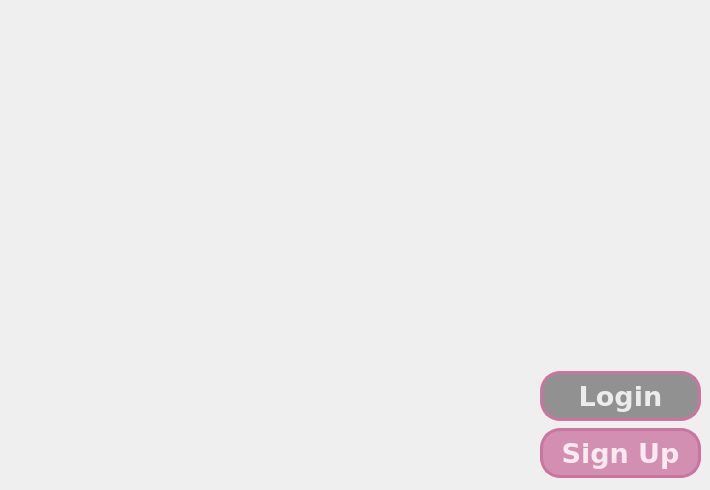
      <widget class="QWidget" name="Page_welcome">
       <property name="styleSheet">
        <string notr="true">#Page_welcome{
	border-image: url(:/bg/ams_home_page.jpg);
}

QPushButton{
border: 3px solid rgba(203, 116, 159, 255);
border-radius: 20px;
color: rgb(255, 255, 255,210);
background-color: rgb(0, 0, 0,100);
}
QPushButton:hover{
border: 3px solid rgba(203, 116, 159, 255);
border-radius: 20px;
color: rgb(255, 255, 255,255);
background-color: qlineargradient(spread:pad, x1:0.497, y1:0.0511364, x2:0.503, y2:1, stop:0.39801 rgba(0, 0, 0, 150), stop:1 rgba(203, 116, 159, 255));
}
</string>
       </property>
       <widget class="QWidget" name="verticalLayoutWidget_3">
        <property name="geometry">
         <rect>
          <x>540</x>
          <y>370</y>
          <width>161</width>
          <height>111</height>
         </rect>
        </property>
        <layout class="QVBoxLayout" name="layout_welcome_page">
         <item>
          <widget class="QPushButton" name="button_login">
           <property name="minimumSize">
            <size>
             <width>0</width>
             <height>50</height>
            </size>
           </property>
           <property name="font">
            <font>
             <family>Verdana</family>
             <pointsize>20</pointsize>
             <weight>75</weight>
             <italic>false</italic>
             <bold>true</bold>
            </font>
           </property>
           <property name="cursor">
            <cursorShape>PointingHandCursor</cursorShape>
           </property>
           <property name="styleSheet">
            <string notr="true"/>
           </property>
           <property name="text">
            <string>Login</string>
           </property>
           <property name="shortcut">
            <string>Return</string>
           </property>
          </widget>
         </item>
         <item>
          <widget class="QPushButton" name="button_signup">
           <property name="minimumSize">
            <size>
             <width>0</width>
             <height>50</height>
            </size>
           </property>
           <property name="font">
            <font>
             <family>Verdana</family>
             <pointsize>20</pointsize>
             <weight>75</weight>
             <italic>false</italic>
             <bold>true</bold>
            </font>
           </property>
           <property name="cursor">
            <cursorShape>PointingHandCursor</cursorShape>
           </property>
           <property name="styleSheet">
            <string notr="true">#button_signup{
background-color: rgba(203, 116, 159, 200)
}

#button_signup:hover{
background-color: rgba(203, 116, 159, 255);
color: white;
}</string>
           </property>
           <property name="text">
            <string>Sign Up</string>
           </property>
          </widget>
         </item>
        </layout>
       </widget>
      </widget>
